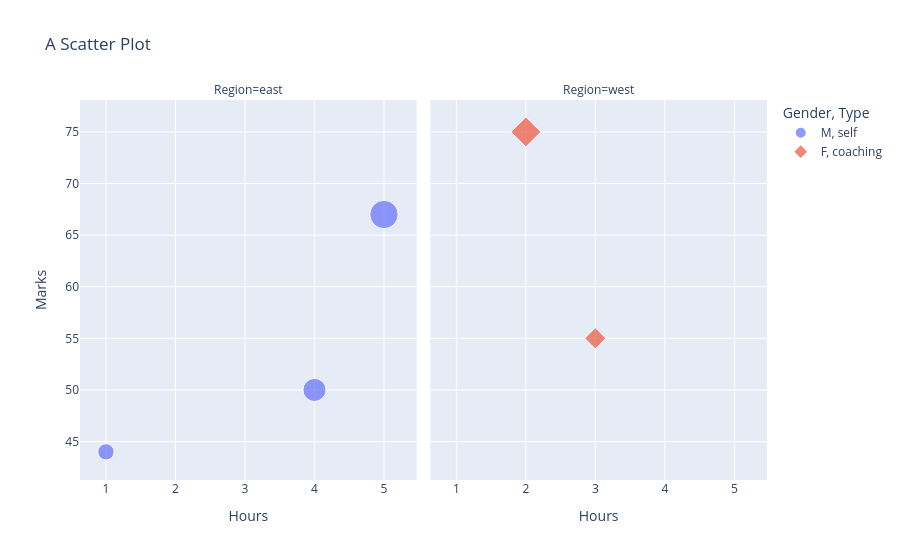

This figure's notebook cell:
### Markdown cell above
## SCATTER PLOT
- It shows visually the relationship between two numerical variables

### Code cell
px.scatter(
    df,
    x = "Hours", # Numerical Variable
    y = "Marks", # Numerical variable
    title = "A Scatter Plot",
    color = "Gender",
    size = "Attempts",
    symbol = "Type",
    facet_col="Region"
).show()

### Figure 1 — Plotly figure (JSON) as saved in the notebook; plotly's stock layout.template omitted (floating-point values rounded to 4 significant figures)
{"data": [{"hovertemplate": "Gender=M<br>Type=self<br>Region=east<br>Hours=%{x}<br>Marks=%{y}<br>Attempts=%{marker.size}<extra></extra>", "legendgroup": "M, self", "marker": {"color": "#636efa", "size": [2, 3, 1], "sizemode": "area", "sizeref": 0.0075, "symbol": "circle"}, "mode": "markers", "name": "M, self", "orientation": "v", "showlegend": true, "type": "scatter", "x": [4, 5, 1], "xaxis": "x", "y": [50, 67, 44], "yaxis": "y"}, {"hovertemplate": "Gender=F<br>Type=coaching<br>Region=west<br>Hours=%{x}<br>Marks=%{y}<br>Attempts=%{marker.size}<extra></extra>", "legendgroup": "F, coaching", "marker": {"color": "#EF553B", "size": [1, 2], "sizemode": "area", "sizeref": 0.0075, "symbol": "diamond"}, "mode": "markers", "name": "F, coaching", "orientation": "v", "showlegend": true, "type": "scatter", "x": [3, 2], "xaxis": "x2", "y": [55, 75], "yaxis": "y2"}], "layout": {"annotations": [{"font": {}, "showarrow": false, "text": "Region=east", "x": 0.245, "xanchor": "center", "xref": "paper", "y": 1, "yanchor": "bottom", "yref": "paper"}, {"font": {}, "showarrow": false, "text": "Region=west", "x": 0.755, "xanchor": "center", "xref": "paper", "y": 1, "yanchor": "bottom", "yref": "paper"}], "legend": {"itemsizing": "constant", "title": {"text": "Gender, Type"}, "tracegroupgap": 0}, "title": {"text": "A Scatter Plot"}, "xaxis": {"anchor": "y", "domain": [0, 0.49], "title": {"text": "Hours"}}, "xaxis2": {"anchor": "y2", "domain": [0.51, 1], "matches": "x", "title": {"text": "Hours"}}, "yaxis": {"anchor": "x", "domain": [0, 1], "title": {"text": "Marks"}}, "yaxis2": {"anchor": "x2", "domain": [0, 1], "matches": "y", "showticklabels": false}}}
